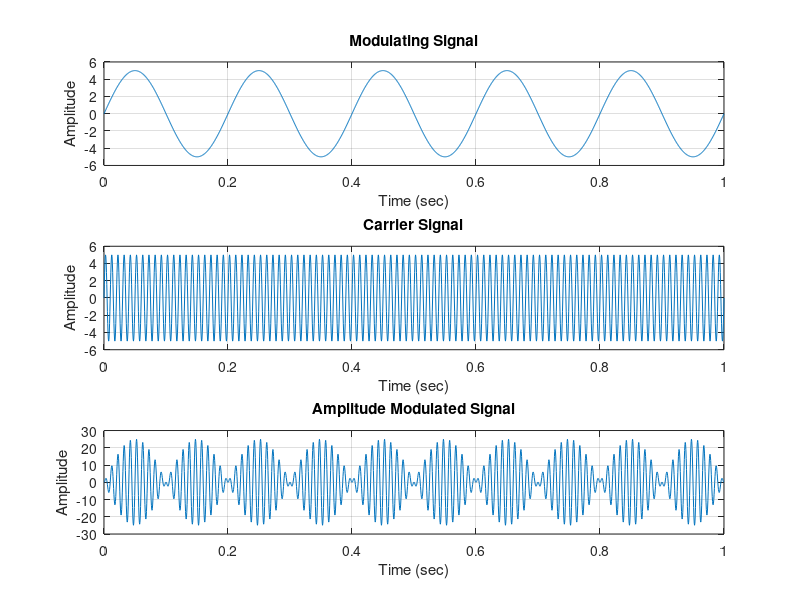

Reproduce this figure in MATLAB.
clear;
clc;
t = 0:0.0005:1;      % Time vector
                     % Equation of modulating (message) signal
ym = 5*sin(2*pi*5*t);
subplot(3,1,1);
plot(t,ym), grid on;
title('Modulating Signal');
xlabel('Time (sec)');
ylabel('Amplitude');

                    % Equation of carrier signal
yc = 5*sin(2*pi*100*t);
subplot(3,1,2);
plot(t,yc), grid on;
title('Carrier Signal');
xlabel('Time (sec)');
ylabel('Amplitude');

                   % Amplitude modulated signal
y = ym .* yc;
subplot(3,1,3);
plot(t,y);
title('Amplitude Modulated Signal');
xlabel('Time (sec)');
ylabel('Amplitude');
grid on
